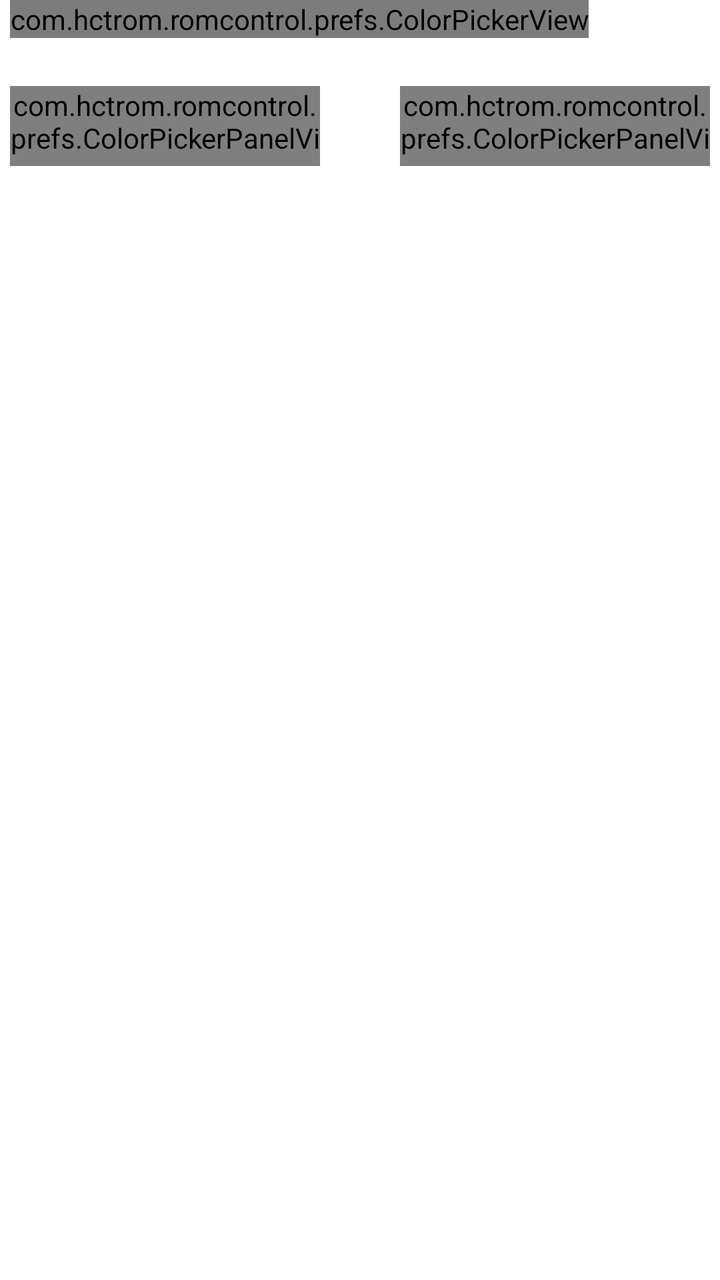
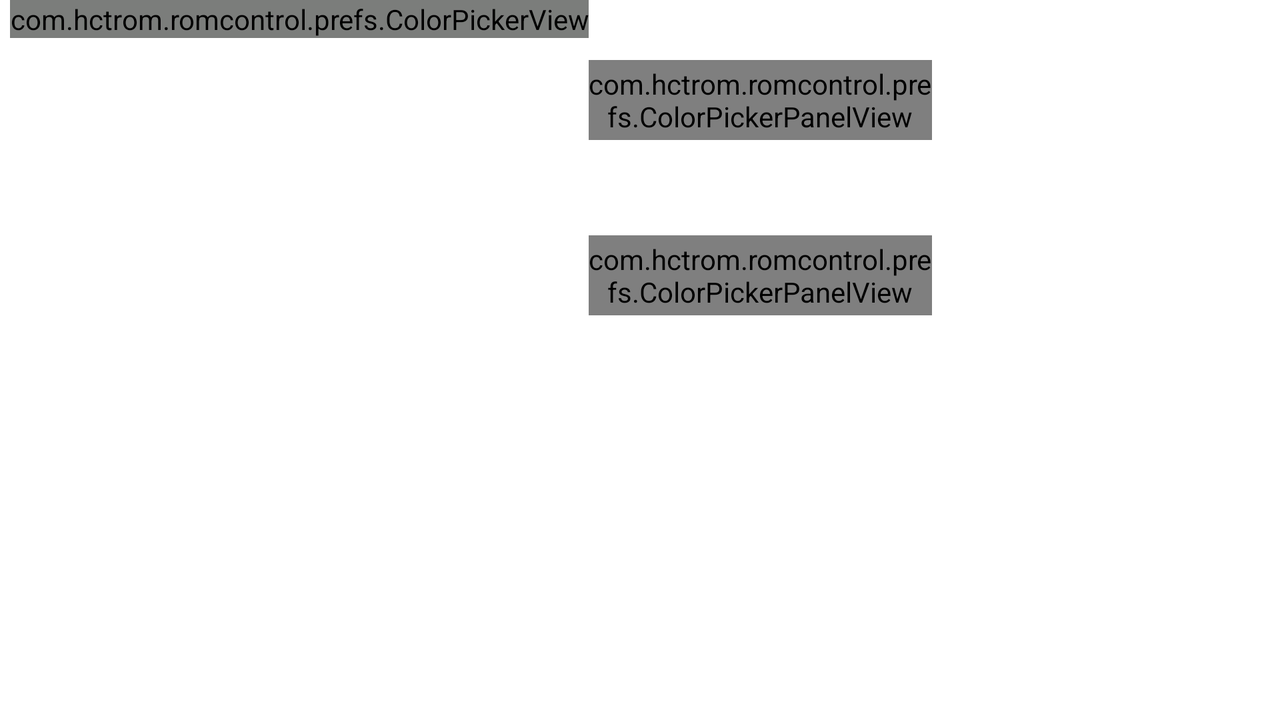

An Android layout and its configuration variant, each rendered on a device that would load it. The default file and the variant file are quoted in full after the pictures.
<!-- AndroidManifest.xml: application theme Theme.Transparent -->
<!-- res/layout/dialog_color_picker.xml -->
<?xml version="1.0" encoding="utf-8"?>
<LinearLayout xmlns:android="http://schemas.android.com/apk/res/android"
    android:layout_width="wrap_content"
    android:layout_height="wrap_content"
    android:orientation="vertical"
    android:paddingLeft="5dp"
    android:paddingRight="5dp"
    >

    <com.hctrom.romcontrol.prefs.ColorPickerView
        android:id="@+id/color_picker_view"
        android:layout_width="wrap_content"
        android:layout_height="wrap_content"
        android:layerType="software"
        android:tag="portrait" />

    <LinearLayout
        android:id="@+id/text_hex_wrapper"
        android:layout_width="fill_parent"
        android:layout_height="wrap_content"
        android:layout_marginBottom="5dp"
        android:layout_marginLeft="6dp"
        android:layout_marginRight="6dp">

        <TextView
            android:layout_width="wrap_content"
            android:layout_height="wrap_content"
            android:gravity="left"
            android:text="@string/press_color_to_apply"
            android:textAppearance="?android:attr/textAppearanceSmall" />

        <EditText
            android:id="@+id/hex_val"
            android:layout_width="0dp"
            android:layout_height="wrap_content"
            android:layout_weight="1"
            android:hint="HEX"
            android:imeOptions="actionDone"
            android:maxLength="7"
            android:singleLine="true"
            android:inputType="textCapCharacters"
            android:visibility="gone"></EditText>
    </LinearLayout>

    <LinearLayout
        android:layout_width="wrap_content"
        android:layout_height="40dp"
        android:layout_marginBottom="10dp"
        android:orientation="horizontal">

        <com.hctrom.romcontrol.prefs.ColorPickerPanelView
            android:id="@+id/old_color_panel"
            android:layout_width="0px"
            android:layout_height="fill_parent"
            android:layout_weight="0.5" />

        <TextView
            android:layout_width="wrap_content"
            android:layout_height="fill_parent"
            android:layout_marginLeft="10dp"
            android:layout_marginRight="10dp"
            android:gravity="center"
            android:text="→"
            android:textSize="20sp" />

        <com.hctrom.romcontrol.prefs.ColorPickerPanelView
            android:id="@+id/new_color_panel"
            android:layout_width="0px"
            android:layout_height="wrap_content"
            android:layout_weight="0.5" />
    </LinearLayout>

</LinearLayout>
<!-- resources referenced by this layout -->
<resources>
  <string name="press_color_to_apply">Presione el color a aplicar</string>
  <!-- from res/values-v21/ -->
  <style name="Theme.Transparent" parent="Theme.AppCompat.NoActionBar">
          <item name="android:windowIsTranslucent">true</item>
          <item name="android:windowBackground">@color/windowBgTransparent</item>
          <item name="android:windowContentOverlay">@null</item>
          <item name="android:windowNoTitle">true</item>
          <item name="android:windowIsFloating">true</item>
          <item name="android:backgroundDimEnabled">false</item>
          <item name="nav_drawer_bg_color">#00000000</item>
          <item name="colorAccent">@color/myPrimaryDarkColor</item>
      </style>
  <color name="windowBgTransparent">#00000000</color>
  <color name="myPrimaryDarkColor">#eb8e2f</color>
</resources>
<!-- res/layout-land/dialog_color_picker.xml (the author's variant of the layout above) -->
<!-- drawn on the phone turned sideways -->
<?xml version="1.0" encoding="utf-8"?>
<LinearLayout xmlns:android="http://schemas.android.com/apk/res/android"
    android:layout_width="wrap_content"
    android:layout_height="wrap_content"
    android:orientation="horizontal"
    android:paddingLeft="5dp"
    android:paddingRight="5dp">

    <com.hctrom.romcontrol.prefs.ColorPickerView
        android:id="@+id/color_picker_view"
        android:layout_width="wrap_content"
        android:layout_height="wrap_content"
        android:layerType="software"
        android:tag="landscape" />

    <LinearLayout
        android:layout_width="wrap_content"
        android:layout_height="wrap_content"
        android:layout_marginBottom="10dp"
        android:orientation="vertical">

        <EditText
            android:id="@+id/hex_val"
            android:layout_width="fill_parent"
            android:layout_height="wrap_content"
            android:hint="HEX"
            android:imeOptions="actionDone"
            android:maxLength="7"
            android:singleLine="true"
            android:inputType="textCapCharacters"
            android:visibility="gone"></EditText>

        <TextView
            android:layout_width="wrap_content"
            android:layout_height="wrap_content"
            android:layout_marginBottom="5dp"
            android:layout_marginLeft="6dp"
            android:layout_marginRight="6dp"
            android:layout_marginTop="6dp"
            android:gravity="center"
            android:text="@string/press_color_to_apply"
            android:textAppearance="?android:attr/textAppearanceSmall" />

        <com.hctrom.romcontrol.prefs.ColorPickerPanelView
            android:id="@+id/old_color_panel"
            android:layout_width="fill_parent"
            android:layout_height="40dp"
            android:layout_weight="0.5" />

        <TextView
            android:layout_width="fill_parent"
            android:layout_height="wrap_content"
            android:layout_marginBottom="10dp"
            android:layout_marginTop="10dp"
            android:gravity="center"
            android:text="↓"
            android:textSize="20sp" />

        <com.hctrom.romcontrol.prefs.ColorPickerPanelView
            android:id="@+id/new_color_panel"
            android:layout_width="fill_parent"
            android:layout_height="40dp"
            android:layout_weight="0.5" />
    </LinearLayout>

</LinearLayout>
